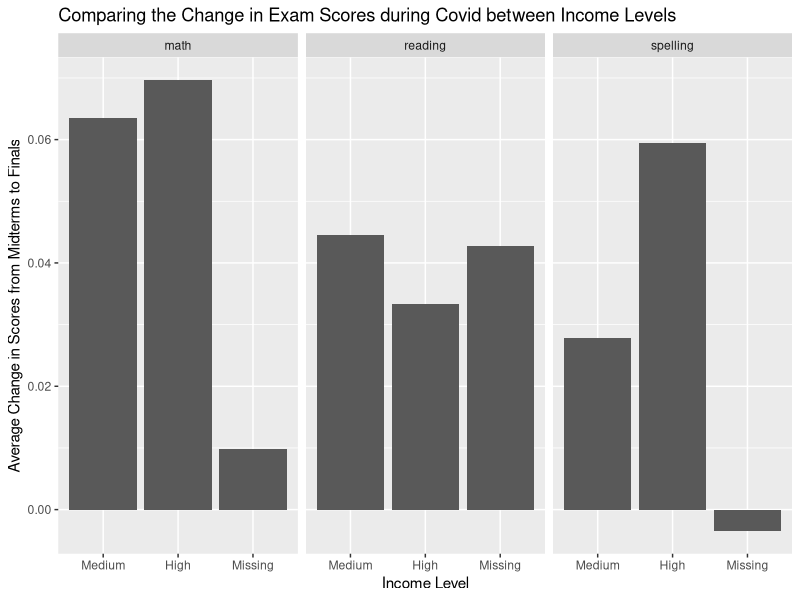
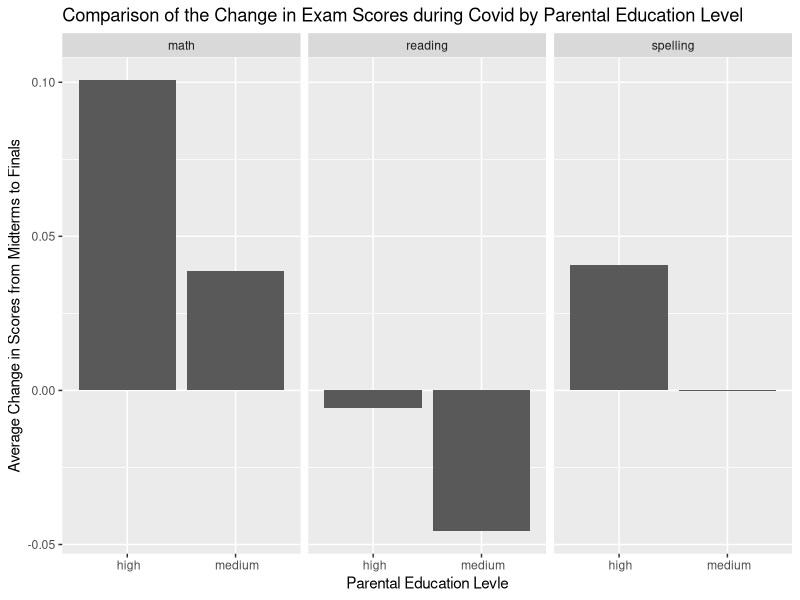

Write the R code that produced these figures, in order.
## ---- chunk 1
library(tidyverse) 

covid <- read_csv("data/factored_covid.csv")
## ---- chunk 2
covid |>
  filter(str_detect(VARIABLES, "income")) |>
  mutate(income_level = as.factor(str_to_sentence(str_extract(VARIABLES, "Medium|High|missing")))) |>
  mutate(income_level = fct_relevel(income_level, c("Medium", "High", "Missing"))) |>
  select(-VARIABLES, -...1, -...2) |>
  group_by(income_level, subject) |>
  summarize(mean_scores_diff = mean(scores_diff)) |>
  ggplot(aes(y = mean_scores_diff, x = income_level)) +
  geom_col() +
  facet_wrap(~subject) +
  labs(x = "Income Level", 
       y = "Average Change in Scores from Midterms to Finals", 
       title = "Comparing the Change in Exam Scores during Covid between Income Levels")
## ---- chunk 3
# Viz 4: Scores Durring Covid By Parent Education Level
covid |>
  filter(VARIABLES %in% c("COVID-19 year * Parental education high", "COVID-19 year * Parental education medium")) |>
  group_by(VARIABLES,subject) |>
  mutate(VARIABLES = str_sub(VARIABLES, 35, 41)) |>
  summarize(mean_scores_diff = mean(scores_diff)) |>
  ggplot(aes(y = mean_scores_diff, x = VARIABLES)) +
  geom_col() +
  facet_wrap(~subject) +
  labs(x = "Parental Education Levle", 
       y = "Average Change in Scores from Midterms to Finals", 
       title = "Comparison of the Change in Exam Scores during Covid by Parental Education Level")
